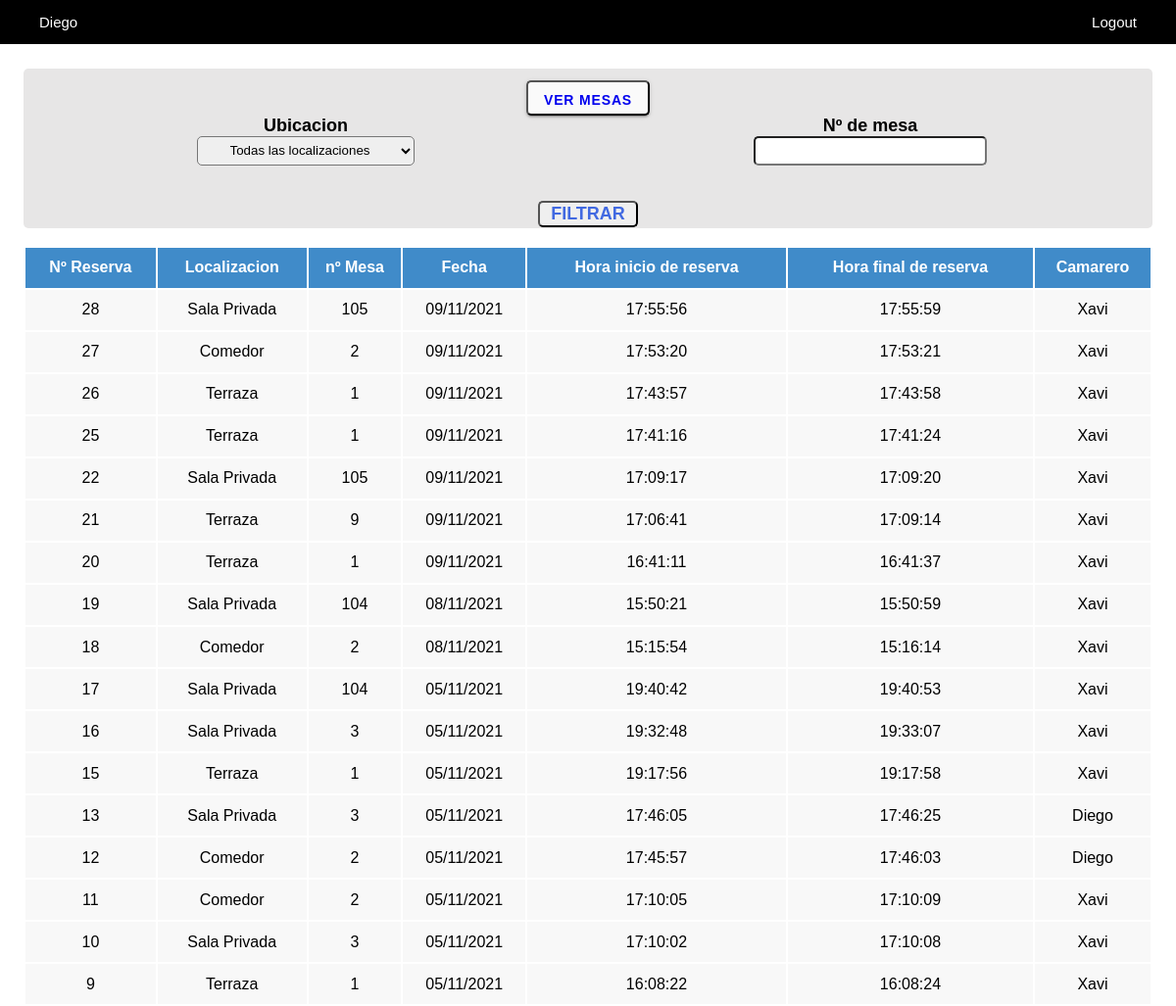
/view/vistahistorial.php (signed in), run on the app's committed database.
### tables this page shows
CREATE TABLE `tbl_historial` (
  `id_historial` int(11) NOT NULL,
  `id_mesa` int(11) DEFAULT NULL,
  `dia_historial` date DEFAULT NULL,
  `inicio_historial` time DEFAULT NULL,
  `fin_historial` time DEFAULT NULL,
  `nombre` varchar(45) DEFAULT NULL
);

CREATE TABLE `tbl_localizacion` (
  `id_localizacion` int(11) NOT NULL,
  `nombre_localizacion` varchar(45) NOT NULL
);

CREATE TABLE `tbl_mesa` (
  `id_mesa` int(11) NOT NULL,
  `mesa` int(11) DEFAULT NULL,
  `silla` int(11) DEFAULT NULL,
  `disponibilidad` enum('si','no','mantenimiento') DEFAULT NULL,
  `id_localizacion` int(11) DEFAULT NULL
);

### view/vistahistorial.php (the view, shortened to what this page needs)
<?php
require_once "../services/connection.php";
if ($_SESSION['email']=="") {
    header("location:login.html");
}else {
    ?>
    <!DOCTYPE html>
    <html lang="en">
    <head>
        <link rel="stylesheet" type="text/css" href="../css/styles.css">
    </head>
    <body>
        <ul class="padding-lat">
            <li><a><?php echo $_SESSION["nombre"];?></a></li>
            <li class="right">
                <a href="../proceses/logout.proc.php">Logout</a>
            </li>
        </ul>
        <div class="row padding-top padding-lat">
            <div class="fondo">
            <button type="submit"><a type='button' href='zona.admin.php'>Ver mesas</a></button>
                <form action="vistahistorial.php" method="post">
                    <div class="column-4">
                        <label for="localizacion">Ubicacion</label><br>
                        <select name="localizacion" id="localizacion" class="casilla">
                        <option value="" default>Todas las localizaciones</option>
                        </select>
                    </div>
                    <div class="column-4">
                        <label for="mesa">Nº de mesa</label><br>
                        <input type="number" name="mesa" id="mesa" class="casilla">
                    </div>
                    <div class="column-1">
                        <br><br><input type="submit" value="FILTRAR" name="filtrar" class="filtrar">
                    </div>
                </form>
            </div>
        </div><br>
        <?php
        if (isset($_POST['filtrar'])) {
            $localizacion=$_POST['localizacion'];
            $mesa=$_POST['mesa'];
            $filtro=$pdo->prepare("SELECT tbl_historial.id_historial,tbl_mesa.id_mesa,tbl_localizacion.nombre_localizacion,DATE_FORMAT(tbl_historial.dia_historial,'%d/%m/%Y') as 'fecha',tbl_historial.inicio_historial,tbl_historial.fin_historial,tbl_historial.nombre
            FROM tbl_historial INNER JOIN tbl_mesa ON tbl_historial.id_mesa=tbl_mesa.id_mesa
            INNER JOIN tbl_localizacion ON tbl_mesa.id_localizacion=tbl_localizacion.id_localizacion
            WHERE tbl_localizacion.nombre_localizacion like '%{$localizacion}%' and tbl_mesa.id_mesa like '%{$mesa}' ORDER BY `fecha` DESC , `inicio_historial` DESC");
            $filtro->execute();
            $filtrar=$filtro->fetchAll(PDO::FETCH_ASSOC);
            if (empty($filtrar)) {
                echo "<div class='row padding-top-less padding-lat'>";
                echo "<div>";
                echo "<h1>No se han encontrado elementos....</h1>";
                echo "</div>";
                echo "</div>";
               }else {
                echo  "<div class='row padding-top-less padding-lat'>";
                echo  "<div>";
                echo  "<table>";
                echo  "<tr>";
                echo  "<th class='blue'>Nº Reserva</th>";
                echo  "<th class='blue'>Localizacion</th>";
                echo  "<th class='blue'>Nº de Mesa</th>";
                echo  "<th class='blue'>Fecha</th>";
                echo  "<th class='blue'>Hora inicio de reserva</th>";
                echo  "<th class='blue'>Hora final de reserva</th>";
                echo  "<th class='blue'>Camarero</th>";
                echo  "</tr>";
                foreach ($filtrar as $row) {
                        echo   "<tr>";
                        echo "<td class='gris'>{$row['id_historial']}</td>";
                        echo "<td class='gris'>{$row['nombre_localizacion']}</td>";
                        echo "<td class='gris'>{$row['id_mesa']}</td>";
                        echo "<td class='gris'>{$row['fecha']}</td>";
                        echo "<td class='gris'>{$row['inicio_historial']}</td>";
                        echo "<td class='gris'>{$row['fin_historial']}</td>";
                        echo "<td class='gris'>{$row['nombre']}</td>";
                        echo  "</tr>";
                }
                echo "</table>";
                echo "</div>";
                echo "</div>";
               }
        }else {
            $historial=$pdo->prepare("SELECT tbl_historial.id_historial,tbl_mesa.id_mesa,tbl_localizacion.nombre_localizacion,DATE_FORMAT(tbl_historial.dia_historial,'%d/%m/%Y') as `fecha`,tbl_historial.inicio_historial,tbl_historial.fin_historial,tbl_historial.nombre
            FROM tbl_historial INNER JOIN tbl_mesa ON tbl_historial.id_mesa=tbl_mesa.id_mesa
            INNER JOIN tbl_localizacion ON tbl_mesa.id_localizacion=tbl_localizacion.id_localizacion
            ORDER BY `fecha` DESC , `inicio_historial` DESC");
            $historial->execute();
            echo  "<div class='row padding-top-less padding-lat'>";
            echo  "<div>";
            echo  "<table>";
            echo  "<tr>";
            echo  "<th class='blue'>Nº Reserva</th>";
            echo  "<th class='blue'>Localizacion</th>";
            echo  "<th class='blue'>nº Mesa</th>";
            echo  "<th class='blue'>Fecha</th>";
            echo  "<th class='blue'>Hora inicio de reserva</th>";
            echo  "<th class='blue'>Hora final de reserva</th>";
            echo  "<th class='blue'>Camarero</th>";
            echo  "</tr>";
            foreach ($historial as $row) {
                        echo  "<tr>";
                        echo "<td class='gris'>{$row['id_historial']}</td>";
                        echo "<td class='gris'>{$row['nombre_localizacion']}</td>";
                        echo "<td class='gris'>{$row['id_mesa']}</td>";
                        echo "<td class='gris'>{$row['fecha']}</td>";
                        echo "<td class='gris'>{$row['inicio_historial']}</td>";
                        echo "<td class='gris'>{$row['fin_historial']}</td>";
                        echo "<td class='gris'>{$row['nombre']}</td>";
                        echo  "</tr>";
        }
        echo "</table>";
        echo "</div>";
        echo "</div>";
        ?>
        </body>
        </html>
    <?php
    }
}

### css/styles.css (style rules this page uses)
* { box-sizing: border-box; font-family: Arial, Helvetica, sans-serif; }
html, body { height: 100%; }
body { margin: 0; }
ul { list-style-type: none; margin: 0; padding: 0; overflow: hidden; background-color: black; position: fixed; top: 0; width: 100%; }
li { float: left; }
li a { display: block; color: white; text-align: center; padding: 14px 16px; text-decoration: none; font-size: 15px; }
.right { float: right; }
.padding-lat { padding-left: 2%; padding-right: 2%; }
.row:after { content: ""; display: table; clear: both; }
.padding-top { padding-top: 70px; }
.column-1 { width: 100%; float: left; }
.column-4 { width: 50%; float: left; }
.fondo { background-color: rgba(231, 230, 230, 1); padding-top: 1%; padding-bottom: 10%; text-align: center; border-radius: 5px; }
.casilla { border-radius: 5px; padding: 1%; padding-left: 5%; padding-right: 5%; }
table { width: 100%; }
tr { padding: 1%; text-align: center; }
th { padding: 1%; text-align: center; }
td { padding: 1%; text-align: center; }
.gris { background-color: #f8f8f8; }
.blue { background-color: #408bc9; color: white; }
label { font-weight: bold; font-size: 18px; }
.filtrar { font-size: 18px; font-weight: bold; padding-right: 1%; padding-left: 1%; color: royalblue; border-radius: 5px; }
button { padding: 0 16px; border-radius: 5px; background-color: #fafafa; box-shadow: 0 3px 1px -2px rgba(0, 0, 0, 0.2), 0 2px 2px 0 rgba(0, 0, 0, 0.14), 0 1px 5px 0 rgba(0, 0, 0, 0.12); transition: background-color 15ms linear, box-shadow 280ms cubic-bezier(0.4, 0, 0.2, 1); height: 36px; line-height: 2.25rem; font-size: 0.875rem; font-weight: bold; letter-spacing: 0.06em; text-transform: uppercase; }
button a { text-decoration: none; }

### data on the page
tbl_historial: id_historial "28", tbl_localizacion.nombre_localizacion "Sala Privada", id_mesa.id_mesa "105", fecha "09/11/2021", inicio_historial "17:55:56", fin_historial "17:55:59", nombre "Xavi"
tbl_historial: id_historial "27", tbl_localizacion.nombre_localizacion "Comedor", id_mesa.id_mesa "2", fecha "09/11/2021", inicio_historial "17:53:20", fin_historial "17:53:21", nombre "Xavi"
tbl_historial: id_historial "26", tbl_localizacion.nombre_localizacion "Terraza", id_mesa.id_mesa "1", fecha "09/11/2021", inicio_historial "17:43:57", fin_historial "17:43:58", nombre "Xavi"
tbl_historial: id_historial "25", tbl_localizacion.nombre_localizacion "Terraza", id_mesa.id_mesa "1", fecha "09/11/2021", inicio_historial "17:41:16", fin_historial "17:41:24", nombre "Xavi"
tbl_historial: id_historial "22", tbl_localizacion.nombre_localizacion "Sala Privada", id_mesa.id_mesa "105", fecha "09/11/2021", inicio_historial "17:09:17", fin_historial "17:09:20", nombre "Xavi"
tbl_historial: id_historial "21", tbl_localizacion.nombre_localizacion "Terraza", id_mesa.id_mesa "9", fecha "09/11/2021", inicio_historial "17:06:41", fin_historial "17:09:14", nombre "Xavi"
tbl_historial: id_historial "20", tbl_localizacion.nombre_localizacion "Terraza", id_mesa.id_mesa "1", fecha "09/11/2021", inicio_historial "16:41:11", fin_historial "16:41:37", nombre "Xavi"
tbl_historial: id_historial "19", tbl_localizacion.nombre_localizacion "Sala Privada", id_mesa.id_mesa "104", fecha "08/11/2021", inicio_historial "15:50:21", fin_historial "15:50:59", nombre "Xavi"
tbl_historial: id_historial "18", tbl_localizacion.nombre_localizacion "Comedor", id_mesa.id_mesa "2", fecha "08/11/2021", inicio_historial "15:15:54", fin_historial "15:16:14", nombre "Xavi"
tbl_historial: id_historial "17", tbl_localizacion.nombre_localizacion "Sala Privada", id_mesa.id_mesa "104", fecha "05/11/2021", inicio_historial "19:40:42", fin_historial "19:40:53", nombre "Xavi"
tbl_historial: id_historial "16", tbl_localizacion.nombre_localizacion "Sala Privada", id_mesa.id_mesa "3", fecha "05/11/2021", inicio_historial "19:32:48", fin_historial "19:33:07", nombre "Xavi"
tbl_historial: id_historial "15", tbl_localizacion.nombre_localizacion "Terraza", id_mesa.id_mesa "1", fecha "05/11/2021", inicio_historial "19:17:56", fin_historial "19:17:58", nombre "Xavi"
tbl_historial: id_historial "13", tbl_localizacion.nombre_localizacion "Sala Privada", id_mesa.id_mesa "3", fecha "05/11/2021", inicio_historial "17:46:05", fin_historial "17:46:25", nombre "Diego"
tbl_historial: id_historial "12", tbl_localizacion.nombre_localizacion "Comedor", id_mesa.id_mesa "2", fecha "05/11/2021", inicio_historial "17:45:57", fin_historial "17:46:03", nombre "Diego"
tbl_historial: id_historial "11", tbl_localizacion.nombre_localizacion "Comedor", id_mesa.id_mesa "2", fecha "05/11/2021", inicio_historial "17:10:05", fin_historial "17:10:09", nombre "Xavi"
tbl_historial: id_historial "10", tbl_localizacion.nombre_localizacion "Sala Privada", id_mesa.id_mesa "3", fecha "05/11/2021", inicio_historial "17:10:02", fin_historial "17:10:08", nombre "Xavi"
tbl_historial: id_historial "9", tbl_localizacion.nombre_localizacion "Terraza", id_mesa.id_mesa "1", fecha "05/11/2021", inicio_historial "16:08:22", fin_historial "16:08:24", nombre "Xavi"

### other printed values
$_SESSION["nombre"] "Diego"
